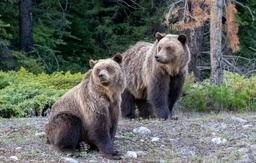
#> input picture dsa/deep_learning/multi_gpu_programming/imagem.jpeg, 256 x 163 px, shrunk from 1200 x 764 before the run
$ python p1-02-filtro.py
#> lines starting #> are read from the running program, lines starting #| are printed output that depends on the picture
# Projeto 1
# Filtro Sobel com Programação Python

# Imports
import numpy as np
import matplotlib.pyplot as plt
import matplotlib.image as mpimg
from time import perf_counter_ns

# Define uma função para aplicar o filtro Sobel em uma imagem
def sobel_filter(input_image):

    # Define o kernel do filtro Sobel para a direção X
    Gx = np.array([[-1, 0, 1], [-2, 0, 2], [-1, 0, 1]])

    # Define o kernel do filtro Sobel para a direção Y
    Gy = np.array([[-1, -2, -1], [0, 0, 0], [1, 2, 1]])

    # Inicializa matrizes para os gradientes X e Y
    grad_x = np.zeros_like(input_image)
    grad_y = np.zeros_like(input_image)

    # Aplica o filtro Sobel na imagem
    for i in range(1, input_image.shape[0] - 1):

        for j in range(1, input_image.shape[1] - 1):

            # Aplica Gx e calcula o gradiente em X
            grad_x[i, j] = np.sum(Gx * input_image[i-1:i+2, j-1:j+2])

            # Aplica Gy e calcula o gradiente em Y
            grad_y[i, j] = np.sum(Gy * input_image[i-1:i+2, j-1:j+2])

    # Calcula a magnitude do gradiente
    magnitude = np.hypot(grad_x, grad_y)

    # Limita os valores da magnitude entre 0 e 255
    magnitude = np.clip(magnitude, 0, 255)

    # Converte a magnitude para uint8
    return magnitude.astype(np.uint8)

# Define a função principal do script
def main():

    print("Executando Filtro Sobel com Programação Python")

    # Define o caminho para a imagem de entrada
    image_path = 'imagem.jpeg'

    # Lê a imagem do caminho especificado
    input_image = mpimg.imread(image_path)
#> input_image is the input picture: shape (163, 256, 3); mean R, G, B 96.5, 102.3, 95

    # Verifica se a imagem está em cores e a converte para escala de cinza
    if input_image.ndim == 3 and input_image.shape[2] == 3:

        # Converte para escala de cinza
        input_image = np.dot(input_image[..., :3], [0.2989, 0.5870, 0.1140])
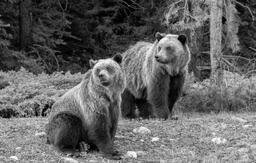
#> input_image: shape (163, 256) float64; min 0, max 253.2, mean 99.7

    # Converte a imagem para float32
    input_image = input_image.astype(np.float32)

    # Inicializa a variável para armazenar a imagem filtrada
    filtered_image = None

    # Define uma função auxiliar para aplicar o filtro Sobel
    def dsa_executa_sobel_filter():

        # Indica que filtered_image é uma variável do escopo externo
        nonlocal filtered_image

        # Aplica o filtro Sobel
        filtered_image = sobel_filter(input_image)

     # Define o número de vezes que o filtro será aplicado para medição de tempo
    times_to_run = 5

    # Cria um array para armazenar os tempos de execução
    timing = np.empty(times_to_run, dtype=np.float32)

    # Loop para executar o filtro várias vezes
    for i in range(timing.size):

        # Marca o tempo de início
        tic = perf_counter_ns()

        # Aplica o filtro Sobel
        dsa_executa_sobel_filter()

        # Marca o tempo de fim
        toc = perf_counter_ns()

        # Calcula o tempo de execução
        timing[i] = toc - tic
#> this loop made 5 passes
#> pass 1, in dsa_executa_sobel_filter, `filtered_image = sobel_filter(input_image)`:
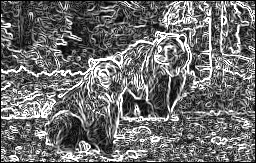
#> filtered_image: shape (163, 256); min 0, max 255, mean 109.1

    # Converte o tempo de execução para segundos
    timing *= 1e-9

    # Imprime o tempo médio de execução
    print(f"Tempo Médio de Execução:: {timing.mean():.3f} segundos")

    # Configura e exibe o resultado do filtro
    plt.rcParams["figure.figsize"] = (8, 8)
    fig, ax = plt.subplots()
    fig.subplots_adjust(left=0, bottom=0, right=1, top=1)
    plt.imshow(filtered_image, cmap='gray')
    plt.title('Resultado')
    plt.axis('off')
    plt.savefig('imagem-p1-02.png', bbox_inches='tight', pad_inches=0)

# Executa a função main
if __name__ == '__main__':
    main()
